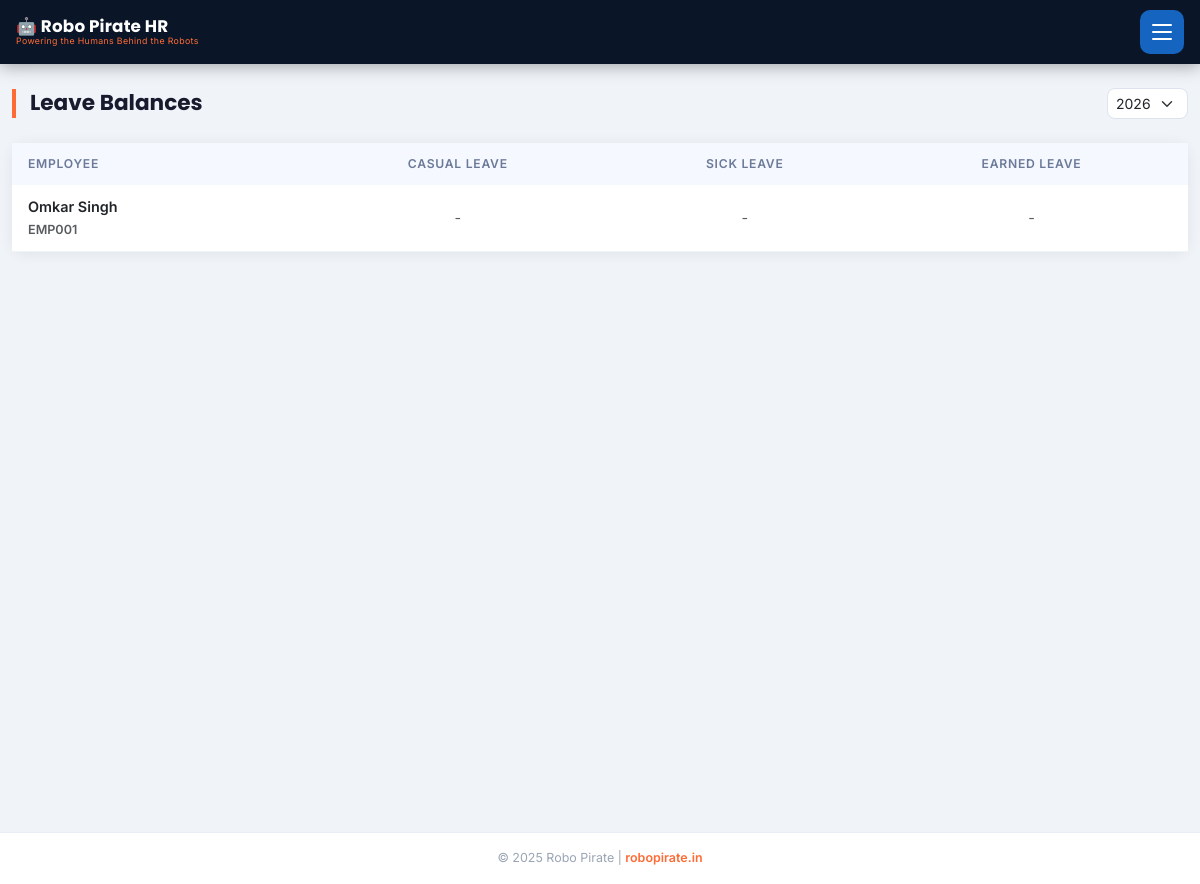
Page /leaves/balances (signed in) on the earlier database version.
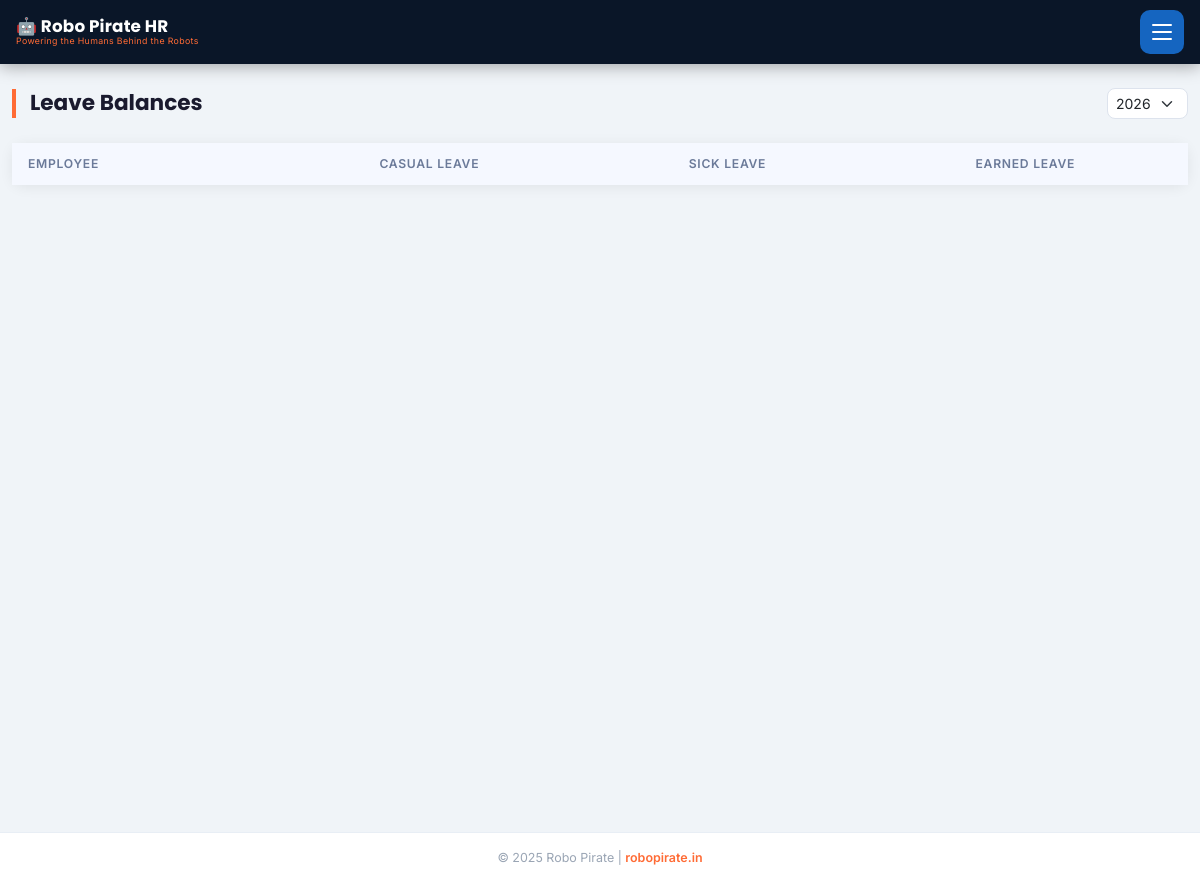
Same page on the later database version.
### models.py (models this page shows, shortened)
class Employee(db.Model):
    __tablename__ = 'employees'
    id = db.Column(db.Integer, primary_key=True)
    emp_id = db.Column(db.String(20), unique=True, nullable=False)
    name = db.Column(db.String(100), nullable=False)
    phone = db.Column(db.String(15), nullable=False)
    email = db.Column(db.String(120))
    department_id = db.Column(db.Integer, db.ForeignKey('departments.id'))
    designation = db.Column(db.String(100))
    basic_salary = db.Column(db.Float, default=0.0)
    joining_date = db.Column(db.Date, default=date.today)
    is_active = db.Column(db.Boolean, default=True)
    bank_name = db.Column(db.String(100))
    account_number = db.Column(db.String(30))
    ifsc_code = db.Column(db.String(20))
    pan_number = db.Column(db.String(20))
    aadhar_number = db.Column(db.String(20))
    attendances = db.relationship('Attendance', backref='employee', lazy=True)
    leaves = db.relationship('Leave', backref='employee', lazy=True)
    payrolls = db.relationship('Payroll', backref='employee', lazy=True)
    advances = db.relationship('Advance', backref='employee', lazy=True)
    schools = db.relationship('School', secondary=employee_schools, lazy=True,
                              backref=db.backref('assigned_employees', lazy=True))

### blueprints/admin.py (the view)
@bp.route('/leaves/balances')
@login_required
def leave_balances():
    year = int(request.args.get('year', date.today().year))
    emps = Employee.query.filter_by(is_active=True).order_by(Employee.name).all()
    return render_template('leaves/balances.html', employees=emps, year=year,
                           years=list(range(2020, date.today().year + 2)))

### app.py (called while the page is built)
@app.before_request
def load_persisted_config():
    global _persisted_config_loaded
    if not _persisted_config_loaded:
        persisted_key = AppConfig.get('FAST2SMS_API_KEY')
        if persisted_key:
            app.config['FAST2SMS_API_KEY'] = persisted_key
        _persisted_config_loaded = True

@login_manager.user_loader
def load_user(user_id):
    return User.query.get(int(user_id))

@app.before_request
def restrict_employee_to_portal():
    if current_user.is_authenticated and not current_user.is_admin:
        allowed = ('/portal', '/employee', '/static', '/api', '/logout')
        if request.path != '/' and not request.path.startswith(allowed):
            return redirect(url_for('portal.portal_dashboard'))

### templates/leaves/balances.html (shortened to what this page needs)
{% extends 'base.html' %}
{% block content %}
<div class="container-fluid py-4">
  <div class="d-flex justify-content-between align-items-center mb-4">
    <h4 class="page-header mb-0">Leave Balances</h4>
    <form method="GET" class="d-flex gap-2 align-items-center">
      <select name="year" class="form-select form-select-sm" onchange="this.form.submit()">
        {% for y in years %}
        <option value="{{ y }}" {% if y == year %}selected{% endif %}>{{ y }}</option>
        {% endfor %}
      </select>
    </form>
  </div>
  <div class="card border-0 shadow-sm">
    <div class="card-body p-0">
      <div class="table-responsive">
        <table class="table table-hover mb-0">
          <thead class="table-light">
            <tr>
              <th>Employee</th>
              <th class="text-center">Casual Leave</th>
              <th class="text-center">Sick Leave</th>
              <th class="text-center">Earned Leave</th>
            </tr>
          </thead>
          <tbody>
            {% for emp in employees %}
            <tr>
              <td class="fw-semibold">
                <div>{{ emp.name }}</div>
                <small class="text-muted">{{ emp.emp_id }}</small>
              </td>
              {% for ltype in ['casual', 'sick', 'earned'] %}
              {% set lb = emp.leave_balances | selectattr('leave_type', 'equalto', ltype) | selectattr('year', 'equalto', year) | first %}
              <td class="text-center">
                {% if lb %}
                <div class="fw-bold fs-5 {{ 'text-success' if lb.remaining_days > 3 else 'text-warning' if lb.remaining_days > 0 else 'text-danger' }}">
                  {{ lb.remaining_days }}
                </div>
                <div class="text-muted small">{{ lb.used_days }}/{{ lb.total_days }}</div>
                {% else %}
                <span class="text-muted">-</span>
                {% endif %}
              </td>
              {% endfor %}
            </tr>
            {% endfor %}
          </tbody>
        </table>
      </div>
    </div>
  </div>
</div>
{% endblock %}

Differences in the rows shown:
removed Employee: name "Omkar Singh", emp_id "EMP001"
